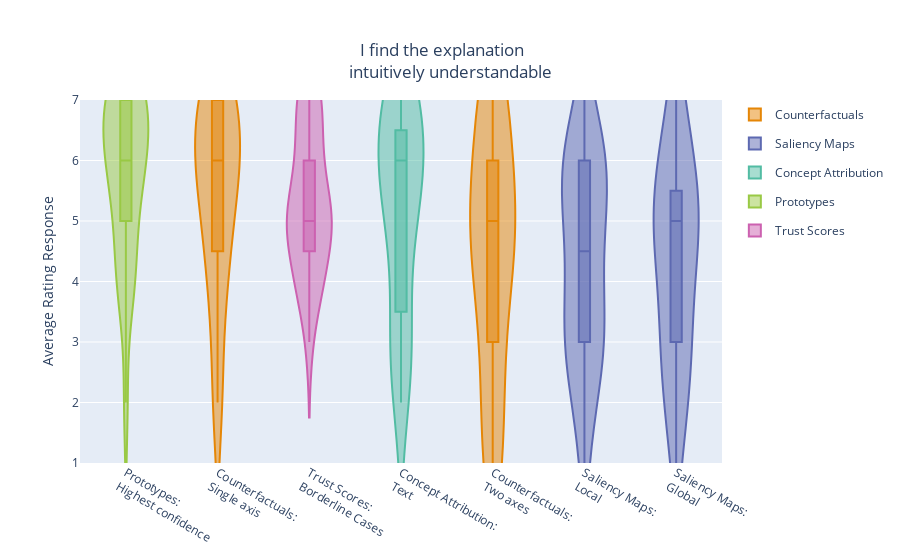
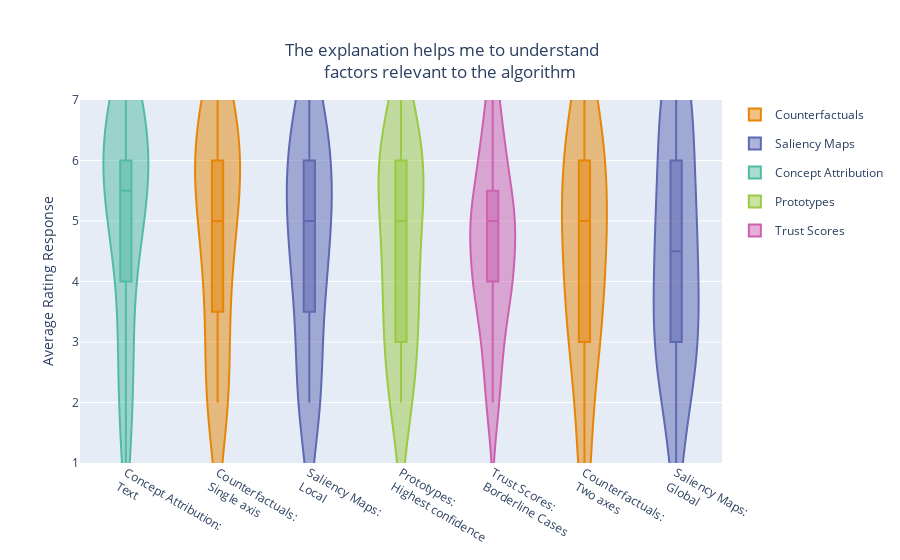

Write notebook code for charts like these, in order.
### Code cell
attributes = ["Understandability", "Usability", "Informativeness", "Value"]
for index, attribute in enumerate(attributes):
    aggregated_df = pd.DataFrame()
    for name, df in result_dataframes.items():
        aggregated_df[name] = df[attribute]

    boxPlotDF(
        user_df.join(aggregated_df), labels[index], 
        plotly.colors.qualitative.Vivid, # type: ignore
        web_display=True
        )

### Figure 1 — Plotly figure (JSON) as saved in the notebook; plotly's stock layout.template omitted (floating-point values rounded to 4 significant figures)
{"data": [{"box": {"visible": true}, "legendgroup": "Prototypes", "marker": {"color": "rgb(153, 201, 69)"}, "name": "Prototypes:<br>Highest confidence", "showlegend": false, "side": "both", "type": "violin", "y": [6, 7, 7, 6, 6, 7, 7, 7, 5, 6, 2, 4, 7, 6, 5, 6, 5, 4, 4, 7, 4, 7, 7, 6]}, {"box": {"visible": true}, "legendgroup": "Counterfactuals", "marker": {"color": "rgb(229, 134, 6)"}, "name": "Counterfactuals:<br>Single axis", "showlegend": false, "side": "both", "type": "violin", "y": [6, 7, 4, 6, 3, 7, 2, 7, 5, 6, 5, 5, 6, 4, 5, 6, 7, 6, 4, 7, 6, 2, 7, 7]}, {"box": {"visible": true}, "legendgroup": "Trust Scores", "marker": {"color": "rgb(204, 97, 176)"}, "name": "Trust Scores:<br>Borderline Cases", "showlegend": false, "side": "both", "type": "violin", "y": [5, 4, 4, 6, 4, 6, 5, 3, 6, 4, 6, 5, 5, 7, 5, 7, 7, 5, 5, 7, 4, 5, 7, 5]}, {"box": {"visible": true}, "legendgroup": "Concept Attribution", "marker": {"color": "rgb(82, 188, 163)"}, "name": "Concept Attribution:<br>Text", "showlegend": false, "side": "both", "type": "violin", "y": [6, 7, 5, 5, 3, 7, 2, 3, 3, 6, 4, 6, 7, 6, 5, 6, 7, 2, 3, 6, 6, 7, 7, 5]}, {"box": {"visible": true}, "legendgroup": "Counterfactuals", "marker": {"color": "rgb(229, 134, 6)"}, "name": "Counterfactuals:<br>Two axes", "showlegend": false, "side": "both", "type": "violin", "y": [4, 6, 2, 7, 2, 7, 1, 5, 4, 5, 5, 5, 5, 5, 4, 5, 1, 3, 3, 7, 6, 1, 7, 7]}, {"box": {"visible": true}, "legendgroup": "Saliency Maps", "marker": {"color": "rgb(93, 105, 177)"}, "name": "Saliency Maps:<br>Local", "showlegend": false, "side": "both", "type": "violin", "y": [4, 6, 3, 5, 5, 5, 6, 1, 4, 7, 2, 6, 6, 3, 6, 2, 6, 3, 3, 5, 4, 3, 6, 3]}, {"box": {"visible": true}, "legendgroup": "Saliency Maps", "marker": {"color": "rgb(93, 105, 177)"}, "name": "Saliency Maps:<br>Global", "showlegend": false, "side": "both", "type": "violin", "y": [5, 7, 6, 5, 4, 6, 5, 1, 3, 6, 4, 4, 5, 2, 7, 5, 5, 3, 2, 5, 2, 3, 6, 3]}, {"legendgroup": "Counterfactuals", "marker": {"color": "rgb(229, 134, 6)"}, "name": "Counterfactuals", "showlegend": true, "type": "violin", "y": [null]}, {"legendgroup": "Saliency Maps", "marker": {"color": "rgb(93, 105, 177)"}, "name": "Saliency Maps", "showlegend": true, "type": "violin", "y": [null]}, {"legendgroup": "Concept Attribution", "marker": {"color": "rgb(82, 188, 163)"}, "name": "Concept Attribution", "showlegend": true, "type": "violin", "y": [null]}, {"legendgroup": "Prototypes", "marker": {"color": "rgb(153, 201, 69)"}, "name": "Prototypes", "showlegend": true, "type": "violin", "y": [null]}, {"legendgroup": "Trust Scores", "marker": {"color": "rgb(204, 97, 176)"}, "name": "Trust Scores", "showlegend": true, "type": "violin", "y": [null]}], "layout": {"showlegend": true, "title": {"text": "I find the explanation    <br>intuitively understandable    ", "x": 0.5, "y": 0.9}, "yaxis": {"dtick": 1, "range": [1, 7], "title": {"text": "Average Rating Response"}}}}

### Figure 2 — Plotly figure (JSON) as saved in the notebook; plotly's stock layout.template omitted (floating-point values rounded to 4 significant figures)
{"data": [{"box": {"visible": true}, "legendgroup": "Concept Attribution", "marker": {"color": "rgb(82, 188, 163)"}, "name": "Concept Attribution:<br>Text", "showlegend": false, "side": "both", "type": "violin", "y": [6, 7, 6, 5, 2, 7, 4, 2, 3, 5, 4, 5, 6, 1, 6, 7, 6, 6, 3, 5, 6, 7, 7, 5]}, {"box": {"visible": true}, "legendgroup": "Counterfactuals", "marker": {"color": "rgb(229, 134, 6)"}, "name": "Counterfactuals:<br>Single axis", "showlegend": false, "side": "both", "type": "violin", "y": [6, 7, 6, 4, 2, 7, 2, 4, 6, 6, 5, 4, 3, 5, 5, 6, 7, 2, 3, 6, 5, 2, 6, 7]}, {"box": {"visible": true}, "legendgroup": "Saliency Maps", "marker": {"color": "rgb(93, 105, 177)"}, "name": "Saliency Maps:<br>Local", "showlegend": false, "side": "both", "type": "violin", "y": [4, 6, 6, 3, 5, 5, 6, 2, 4, 7, 2, 5, 6, 5, 6, 2, 7, 7, 2, 5, 4, 3, 6, 4]}, {"box": {"visible": true}, "legendgroup": "Prototypes", "marker": {"color": "rgb(153, 201, 69)"}, "name": "Prototypes:<br>Highest confidence", "showlegend": false, "side": "both", "type": "violin", "y": [6, 7, 3, 6, 2, 5, 4, 4, 5, 5, 2, 3, 2, 4, 6, 6, 6, 5, 3, 4, 3, 6, 7, 6]}, {"box": {"visible": true}, "legendgroup": "Trust Scores", "marker": {"color": "rgb(204, 97, 176)"}, "name": "Trust Scores:<br>Borderline Cases", "showlegend": false, "side": "both", "type": "violin", "y": [5, 4, 5, 3, 3, 7, 5, 2, 6, 5, 4, 4, 5, 6, 5, 2, 7, 3, 4, 6, 4, 5, 6, 4]}, {"box": {"visible": true}, "legendgroup": "Counterfactuals", "marker": {"color": "rgb(229, 134, 6)"}, "name": "Counterfactuals:<br>Two axes", "showlegend": false, "side": "both", "type": "violin", "y": [4, 6, 3, 6, 2, 7, 1, 3, 4, 6, 5, 5, 5, 3, 4, 4, 5, 6, 3, 6, 5, 1, 7, 7]}, {"box": {"visible": true}, "legendgroup": "Saliency Maps", "marker": {"color": "rgb(93, 105, 177)"}, "name": "Saliency Maps:<br>Global", "showlegend": false, "side": "both", "type": "violin", "y": [5, 7, 3, 7, 5, 5, 5, 1, 3, 6, 4, 4, 3, 5, 7, 3, 6, 7, 2, 4, 2, 3, 7, 3]}, {"legendgroup": "Counterfactuals", "marker": {"color": "rgb(229, 134, 6)"}, "name": "Counterfactuals", "showlegend": true, "type": "violin", "y": [null]}, {"legendgroup": "Saliency Maps", "marker": {"color": "rgb(93, 105, 177)"}, "name": "Saliency Maps", "showlegend": true, "type": "violin", "y": [null]}, {"legendgroup": "Concept Attribution", "marker": {"color": "rgb(82, 188, 163)"}, "name": "Concept Attribution", "showlegend": true, "type": "violin", "y": [null]}, {"legendgroup": "Prototypes", "marker": {"color": "rgb(153, 201, 69)"}, "name": "Prototypes", "showlegend": true, "type": "violin", "y": [null]}, {"legendgroup": "Trust Scores", "marker": {"color": "rgb(204, 97, 176)"}, "name": "Trust Scores", "showlegend": true, "type": "violin", "y": [null]}], "layout": {"showlegend": true, "title": {"text": "The explanation helps me to understand    <br>factors relevant to the algorithm    ", "x": 0.5, "y": 0.9}, "yaxis": {"dtick": 1, "range": [1, 7], "title": {"text": "Average Rating Response"}}}}
